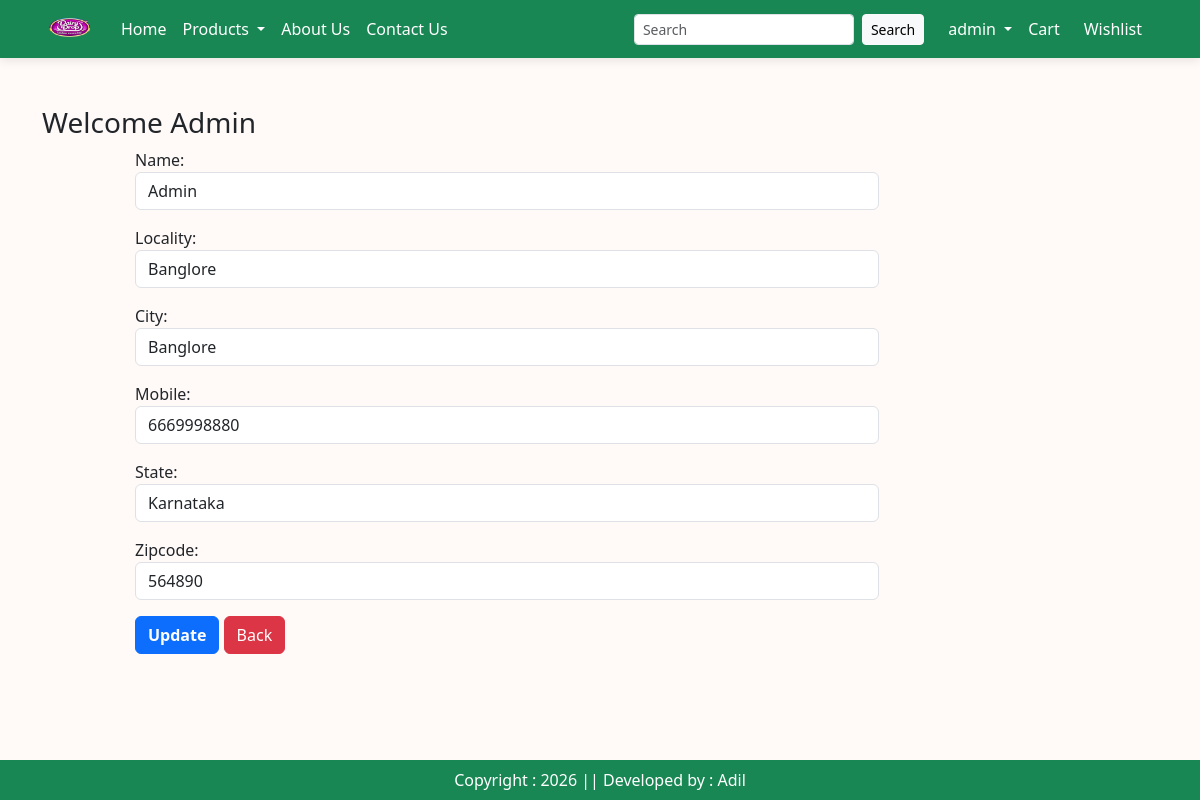
Screenshot of /updateAddress/17/ (signed in) with the database file from the repository.
### app/models.py (models this page shows, shortened)
class Customer(models.Model):
    user = models.ForeignKey(User, on_delete=models.CASCADE)
    name = models.CharField(max_length=200)
    locality = models.CharField(max_length=200)
    city = models.CharField(max_length=50)
    mobile = models.IntegerField(default=0)
    zipcode = models.IntegerField()
    state = models.CharField(choices=STATE_CHOICES, max_length=100)

### app/views.py (the view, shortened to what this page needs)
# urls.py: path('updateAddress/<int:pk>/', views.updateAddress.as_view(), name="updateAddress"),
@method_decorator(login_required, name="dispatch")
class updateAddress(View):
    def get(self, request, pk):
        add = Customer.objects.get(pk=pk)
        form = CustomerProfileForm(instance=add)
        totalitem = 0
        wishitem = 0
        if request.user.is_authenticated:
            totalitem = len(Cart.objects.filter(user=request.user))
            wishitem = len(Wishlist.objects.filter(user=request.user))
        return render(request, 'app/updateAddress.html', {'form': form})

### app/forms.py
class CustomerProfileForm(forms.ModelForm):
    class Meta:
        model = Customer
        fields = ['name', 'locality', 'city', 'mobile', 'state', 'zipcode']
        widgets = {
            'name': forms.TextInput(attrs={'class': 'form-control'}),
            'locality': forms.TextInput(attrs={'class': 'form-control'}),
            'city': forms.TextInput(attrs={'class': 'form-control'}),
            'mobile': forms.NumberInput(attrs={'class': 'form-control'}),
            'state': forms.Select(attrs={'class': 'form-control'}),
            'zipcode': forms.NumberInput(attrs={'class': 'form-control'}),
        }

### app/templates/app/updateAddress.html (shortened to what this page needs)
{% extends 'app/base.html' %}
{% load static %}
{% block main-content %}
<div class="container my-5">
    <div class="row">
        <h3>Welcome <span class="text-capitalize">{{request.user}}</span></h3>
    </div>
    <div class="col-sm-8 offset-sm-1">
        <form action="" method="post">
            {% for fm in form %}
                <div class="form-group mb-3">
                    {{fm.label_tag}} {{fm}}
                </div>
            {% endfor %}
            <div class="col-12 mt-3">
                <button type="submit" class="btn btn-primary">
                    Update
                </button>
                <a href="{% url 'address' %}"
                   type="button"
                   class="btn btn-danger">
                    Back
                </a>
            </div>
        </form>
    </div>
</div>
{% endblock main-content %}

### app/templates/app/base.html (shortened to what this page needs)
<!DOCTYPE html>
{% load static %}
<html lang="en">
<head>
    <link href="https://cdn.jsdelivr.net/npm/bootstrap@5.3.8/dist/css/bootstrap.min.css" rel="stylesheet">
    <link rel="stylesheet" href="{% static 'app/css/owl.carousel.min.css' %}">
    <link rel="stylesheet" href="{% static 'app/css/all.min.css' %}">
    <link rel="stylesheet" href="{% static 'app/css/style.css' %}">
</head>
<body class="d-flex flex-column min-vh-100">
<nav class="navbar navbar-expand-md navbar-dark bg-success py-1">
    <div class="container">
        <a class="navbar-brand" href="/">
            <img src="{% static 'app/images/product/Neel.png' %}"
                 width="55"
                 height="40"
                 alt="Logo">
        </a>
        <div class="collapse navbar-collapse" id="navbarSupportedContent">
            {% if request.user.is_authenticated %}
            <ul class="navbar-nav me-auto">
                <li class="nav-item">
                    <a class="nav-link text-white" href="/">Home</a>
                </li>
                <li class="nav-item dropdown">
                    <a class="nav-link dropdown-toggle text-white"
                       href="#"
                       role="button"
                       data-bs-toggle="dropdown">
                        Products
                    </a>
                </li>
                <li class="nav-item">
                    <a class="nav-link text-white" href="{% url 'about' %}">
                        About Us
                    </a>
                </li>
                <li class="nav-item">
                    <a class="nav-link text-white" href="{% url 'contact' %}">
                        Contact Us
                    </a>
                </li>
            </ul>
            <form action="{% url 'search' %}" method="GET" class="d-flex me-3">
    <input
        class="form-control form-control-sm me-2"
        type="search"
        name="search"
        placeholder="Search">
    <button class="btn btn-light btn-sm" type="submit">
        Search
    </button>
    </form>
            <ul class="navbar-nav">
                <li class="nav-item dropdown">
                    <a class="nav-link dropdown-toggle text-white"
                       href="#"
                       role="button"
                       data-bs-toggle="dropdown">
                        {{ request.user.username }}
                    </a>
                </li>
                <li class="nav-item">
                    <a href="{% url 'showcart' %}" class="nav-link text-white"> Cart</a>
                </li>
                <li class="nav-item mx-2">
                    <a href="{% url 'showwishlist' %}" class="nav-link text-white"> Wishlist
                    </a>
                </li>
            </ul>
            {% endif %}
        </div>
    </div>
</nav>
<main class="flex-fill">
    {% block main-content %}{% endblock main-content %}
</main>
<footer class="container-fluid bg-success text-center p-2 text-white">
    Copyright : 2026 || Developed by : Adil
</footer>
</body>
</html>

### app/static/app/css/style.css (style rules this page uses)
.navbar { box-shadow:0 2px 10px rgba(0,0,0,.1); }
.navbar-brand img { height:40px; }
.nav-link { font-weight:500; }
html, body { height:100%; }
body { min-height:100vh; display:flex; flex-direction:column; }
main { flex:1; }
footer { margin-top:auto; background:#198754; color:white; text-align:center; padding:12px; }
.btn-primary { font-weight:600; }
body { background-color: #fffaf8; }

### rows the page displays
Customer: form "Admin" "Banglore" "Banglore" "6669998880" "Karnataka" "564890"

### other values shown
{{ request.user.username }} "admin"
{{ request.user }} "Admin"
{{ fm.label_tag }} "Name:" "Locality:" "City:" "Mobile:" "State:" "Zipcode:"
